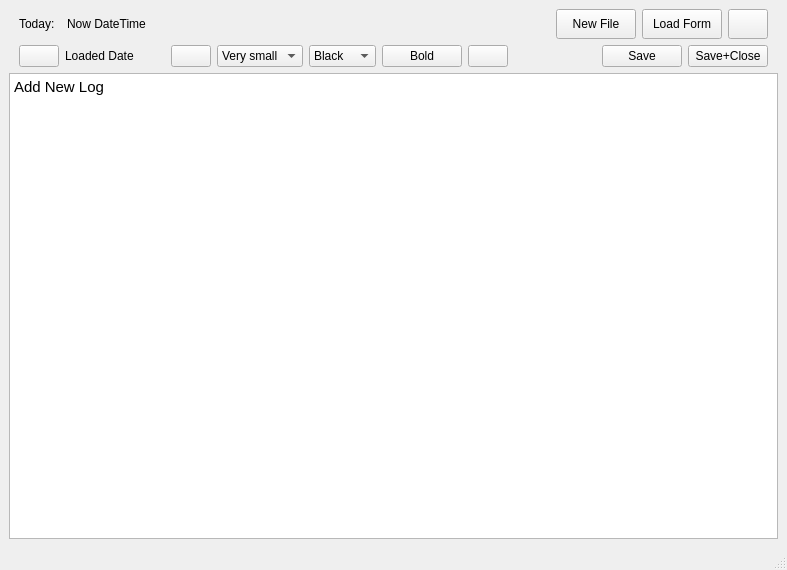
<?xml version="1.0" encoding="UTF-8"?>
<ui version="4.0">
 <class>InsertNew</class>
 <widget class="QMainWindow" name="InsertNew">
  <property name="geometry">
   <rect>
    <x>0</x>
    <y>0</y>
    <width>787</width>
    <height>570</height>
   </rect>
  </property>
  <property name="windowTitle">
   <string>InsertNew</string>
  </property>
  <property name="styleSheet">
   <string notr="true">



#boldTextIconPushButton {
	border-image: url(:/icons/Letter-B-grey-icon.png);
}
#boldTextIconPushButton:pressed {
	border-image: url(:/icons/Letter-B-pink-icon.png);
}</string>
  </property>
  <widget class="QWidget" name="centralwidget">
   <layout class="QVBoxLayout" name="verticalLayout">
    <item>
     <layout class="QHBoxLayout" name="horizontalLayout_2">
      <item>
       <spacer name="horizontalSpacer_5">
        <property name="orientation">
         <enum>Qt::Horizontal</enum>
        </property>
        <property name="sizeType">
         <enum>QSizePolicy::Fixed</enum>
        </property>
        <property name="sizeHint" stdset="0">
         <size>
          <width>10</width>
          <height>20</height>
         </size>
        </property>
       </spacer>
      </item>
      <item>
       <widget class="QLabel" name="label">
        <property name="text">
         <string>Today:  </string>
        </property>
        <property name="alignment">
         <set>Qt::AlignCenter</set>
        </property>
       </widget>
      </item>
      <item>
       <widget class="QLabel" name="lblTodayDateDay">
        <property name="minimumSize">
         <size>
          <width>120</width>
          <height>0</height>
         </size>
        </property>
        <property name="text">
         <string>Now DateTime</string>
        </property>
       </widget>
      </item>
      <item>
       <spacer name="horizontalSpacer_3">
        <property name="orientation">
         <enum>Qt::Horizontal</enum>
        </property>
        <property name="sizeHint" stdset="0">
         <size>
          <width>40</width>
          <height>20</height>
         </size>
        </property>
       </spacer>
      </item>
      <item>
       <widget class="QPushButton" name="newFilePushButton">
        <property name="sizePolicy">
         <sizepolicy hsizetype="Minimum" vsizetype="Preferred">
          <horstretch>0</horstretch>
          <verstretch>0</verstretch>
         </sizepolicy>
        </property>
        <property name="text">
         <string>New File</string>
        </property>
        <property name="icon">
         <iconset resource="../icons.qrc">
          <normaloff>:/icons/Add-icon.png</normaloff>:/icons/Add-icon.png</iconset>
        </property>
       </widget>
      </item>
      <item>
       <widget class="QPushButton" name="loadPushButton">
        <property name="sizePolicy">
         <sizepolicy hsizetype="Minimum" vsizetype="Preferred">
          <horstretch>0</horstretch>
          <verstretch>0</verstretch>
         </sizepolicy>
        </property>
        <property name="text">
         <string>Load Form</string>
        </property>
        <property name="icon">
         <iconset resource="../icons.qrc">
          <normaloff>:/icons/folder-blue-icon.png</normaloff>:/icons/folder-blue-icon.png</iconset>
        </property>
       </widget>
      </item>
      <item>
       <widget class="QPushButton" name="onlyClosePushButton">
        <property name="minimumSize">
         <size>
          <width>30</width>
          <height>30</height>
         </size>
        </property>
        <property name="text">
         <string/>
        </property>
        <property name="icon">
         <iconset resource="../icons.qrc">
          <normaloff>:/icons/Knob-Cancel-icon.png</normaloff>:/icons/Knob-Cancel-icon.png</iconset>
        </property>
       </widget>
      </item>
      <item>
       <spacer name="horizontalSpacer_6">
        <property name="orientation">
         <enum>Qt::Horizontal</enum>
        </property>
        <property name="sizeType">
         <enum>QSizePolicy::Fixed</enum>
        </property>
        <property name="sizeHint" stdset="0">
         <size>
          <width>10</width>
          <height>20</height>
         </size>
        </property>
       </spacer>
      </item>
     </layout>
    </item>
    <item>
     <layout class="QHBoxLayout" name="horizontalLayout">
      <item>
       <spacer name="horizontalSpacer_2">
        <property name="orientation">
         <enum>Qt::Horizontal</enum>
        </property>
        <property name="sizeType">
         <enum>QSizePolicy::Fixed</enum>
        </property>
        <property name="sizeHint" stdset="0">
         <size>
          <width>10</width>
          <height>20</height>
         </size>
        </property>
       </spacer>
      </item>
      <item>
       <widget class="QPushButton" name="ZoomOutPushButton">
        <property name="text">
         <string/>
        </property>
        <property name="icon">
         <iconset resource="../icons.qrc">
          <normaloff>:/icons/Button Delete_256.png</normaloff>:/icons/Button Delete_256.png</iconset>
        </property>
       </widget>
      </item>
      <item>
       <widget class="QLabel" name="lblLoadedDate">
        <property name="minimumSize">
         <size>
          <width>100</width>
          <height>0</height>
         </size>
        </property>
        <property name="text">
         <string>Loaded Date</string>
        </property>
       </widget>
      </item>
      <item>
       <widget class="QPushButton" name="ZoomInPushButton">
        <property name="text">
         <string/>
        </property>
        <property name="icon">
         <iconset resource="../icons.qrc">
          <normaloff>:/icons/Add-icon.png</normaloff>:/icons/Add-icon.png</iconset>
        </property>
       </widget>
      </item>
      <item>
       <widget class="QComboBox" name="cmbFontSize">
        <item>
         <property name="text">
          <string>Very small</string>
         </property>
        </item>
        <item>
         <property name="text">
          <string>Small</string>
         </property>
        </item>
        <item>
         <property name="text">
          <string>Normal</string>
         </property>
        </item>
        <item>
         <property name="text">
          <string>Large</string>
         </property>
        </item>
        <item>
         <property name="text">
          <string>Very large</string>
         </property>
        </item>
       </widget>
      </item>
      <item>
       <widget class="QComboBox" name="cmbColorSelector">
        <item>
         <property name="text">
          <string>Black</string>
         </property>
         <property name="icon">
          <iconset resource="../icons.qrc">
           <normaloff>:/icons/pyramid_ball.ico</normaloff>
           <normalon>:/icons/pyramid_ball.ico</normalon>
           <activeoff>:/icons/pyramid_ball.ico</activeoff>
           <activeon>:/icons/pyramid_ball.ico</activeon>
           <selectedoff>:/icons/pyramid_ball.ico</selectedoff>
           <selectedon>:/icons/pyramid_ball.ico</selectedon>:/icons/pyramid_ball.ico</iconset>
         </property>
        </item>
        <item>
         <property name="text">
          <string>Red</string>
         </property>
         <property name="icon">
          <iconset resource="../icons.qrc">
           <normaloff>:/icons/red_light.png</normaloff>
           <normalon>:/icons/red_light.png</normalon>
           <activeoff>:/icons/red_light.png</activeoff>
           <activeon>:/icons/red_light.png</activeon>
           <selectedoff>:/icons/red_light.png</selectedoff>
           <selectedon>:/icons/red_light.png</selectedon>:/icons/red_light.png</iconset>
         </property>
        </item>
        <item>
         <property name="text">
          <string>Green</string>
         </property>
         <property name="icon">
          <iconset resource="../icons.qrc">
           <normaloff>:/icons/green_light.png</normaloff>
           <normalon>:/icons/green_light.png</normalon>
           <activeoff>:/icons/green_light.png</activeoff>
           <activeon>:/icons/green_light.png</activeon>
           <selectedoff>:/icons/green_light.png</selectedoff>
           <selectedon>:/icons/green_light.png</selectedon>:/icons/green_light.png</iconset>
         </property>
        </item>
        <item>
         <property name="text">
          <string>Yellow</string>
         </property>
         <property name="icon">
          <iconset>
           <activeon>:/icons/yellow_light.png</activeon>
          </iconset>
         </property>
        </item>
        <item>
         <property name="text">
          <string>Blue</string>
         </property>
         <property name="icon">
          <iconset resource="../icons.qrc">
           <normaloff>:/icons/ball_blue.png</normaloff>
           <normalon>:/icons/ball_blue.png</normalon>
           <activeoff>:/icons/ball_blue.png</activeoff>
           <activeon>:/icons/ball_blue.png</activeon>
           <selectedoff>:/icons/ball_blue.png</selectedoff>
           <selectedon>:/icons/ball_blue.png</selectedon>:/icons/ball_blue.png</iconset>
         </property>
        </item>
       </widget>
      </item>
      <item>
       <widget class="QPushButton" name="boldPushButton">
        <property name="text">
         <string>Bold</string>
        </property>
       </widget>
      </item>
      <item>
       <widget class="QPushButton" name="boldTextIconPushButton">
        <property name="sizePolicy">
         <sizepolicy hsizetype="Preferred" vsizetype="Preferred">
          <horstretch>0</horstretch>
          <verstretch>0</verstretch>
         </sizepolicy>
        </property>
        <property name="styleSheet">
         <string notr="true"/>
        </property>
        <property name="text">
         <string/>
        </property>
       </widget>
      </item>
      <item>
       <spacer name="horizontalSpacer_7">
        <property name="orientation">
         <enum>Qt::Horizontal</enum>
        </property>
        <property name="sizeHint" stdset="0">
         <size>
          <width>40</width>
          <height>20</height>
         </size>
        </property>
       </spacer>
      </item>
      <item>
       <spacer name="horizontalSpacer">
        <property name="orientation">
         <enum>Qt::Horizontal</enum>
        </property>
        <property name="sizeHint" stdset="0">
         <size>
          <width>40</width>
          <height>20</height>
         </size>
        </property>
       </spacer>
      </item>
      <item>
       <widget class="QPushButton" name="SavePushButton">
        <property name="text">
         <string>Save</string>
        </property>
        <property name="icon">
         <iconset resource="../icons.qrc">
          <normaloff>:/icons/Downloads-Folder-icon.png</normaloff>:/icons/Downloads-Folder-icon.png</iconset>
        </property>
       </widget>
      </item>
      <item>
       <widget class="QPushButton" name="SaveClosePushButton">
        <property name="text">
         <string>Save+Close</string>
        </property>
        <property name="icon">
         <iconset resource="../icons.qrc">
          <normaloff>:/icons/Knob-Cancel-icon.png</normaloff>:/icons/Knob-Cancel-icon.png</iconset>
        </property>
       </widget>
      </item>
      <item>
       <spacer name="horizontalSpacer_4">
        <property name="orientation">
         <enum>Qt::Horizontal</enum>
        </property>
        <property name="sizeType">
         <enum>QSizePolicy::Fixed</enum>
        </property>
        <property name="sizeHint" stdset="0">
         <size>
          <width>10</width>
          <height>20</height>
         </size>
        </property>
       </spacer>
      </item>
     </layout>
    </item>
    <item>
     <widget class="QTextEdit" name="plainTextEdit">
      <property name="html">
       <string>&lt;!DOCTYPE HTML PUBLIC &quot;-//W3C//DTD HTML 4.0//EN&quot; &quot;http://www.w3.org/TR/REC-html40/strict.dtd&quot;&gt;
&lt;html&gt;&lt;head&gt;&lt;meta name=&quot;qrichtext&quot; content=&quot;1&quot; /&gt;&lt;style type=&quot;text/css&quot;&gt;
p, li { white-space: pre-wrap; }
&lt;/style&gt;&lt;/head&gt;&lt;body style=&quot; font-family:'Ubuntu'; font-size:11pt; font-weight:400; font-style:normal;&quot;&gt;
&lt;p style=&quot; margin-top:0px; margin-bottom:0px; margin-left:0px; margin-right:0px; -qt-block-indent:0; text-indent:0px;&quot;&gt;Add New Log&lt;/p&gt;
&lt;p style=&quot;-qt-paragraph-type:empty; margin-top:0px; margin-bottom:0px; margin-left:0px; margin-right:0px; -qt-block-indent:0; text-indent:0px;&quot;&gt;&lt;br /&gt;&lt;/p&gt;&lt;/body&gt;&lt;/html&gt;</string>
      </property>
     </widget>
    </item>
   </layout>
  </widget>
  <widget class="QMenuBar" name="menubar">
   <property name="geometry">
    <rect>
     <x>0</x>
     <y>0</y>
     <width>787</width>
     <height>17</height>
    </rect>
   </property>
  </widget>
  <widget class="QStatusBar" name="statusbar"/>
 </widget>
 <resources>
  <include location="../icons.qrc"/>
 </resources>
 <connections/>
</ui>
